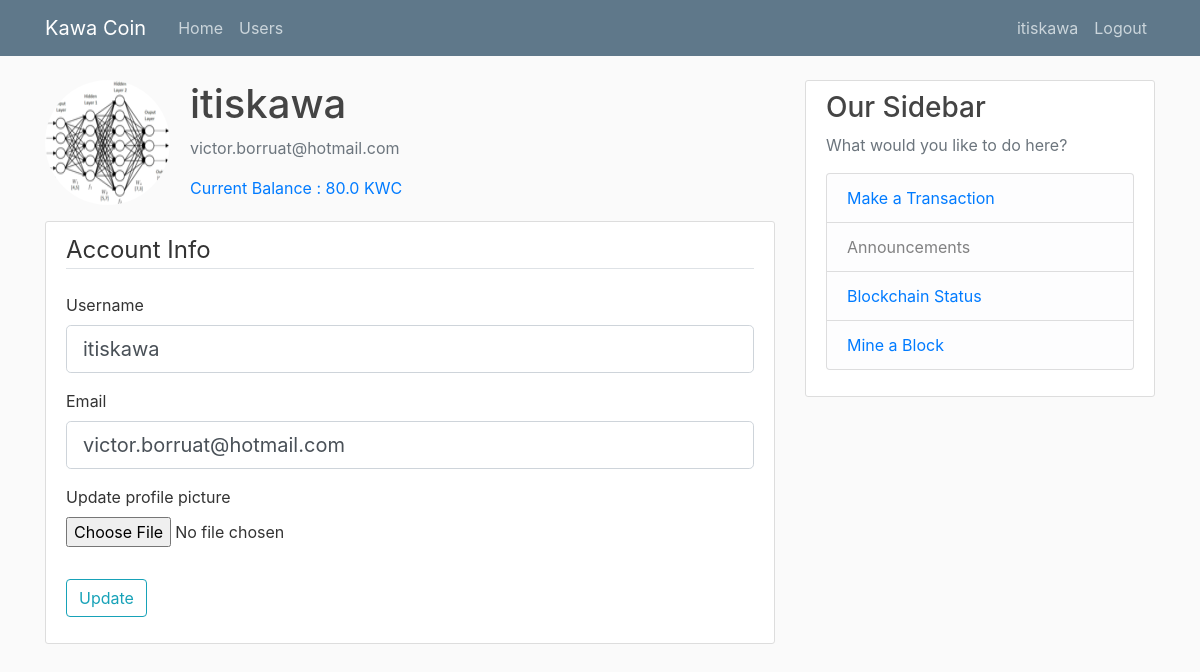
Page /account (signed in) on the earlier database version.
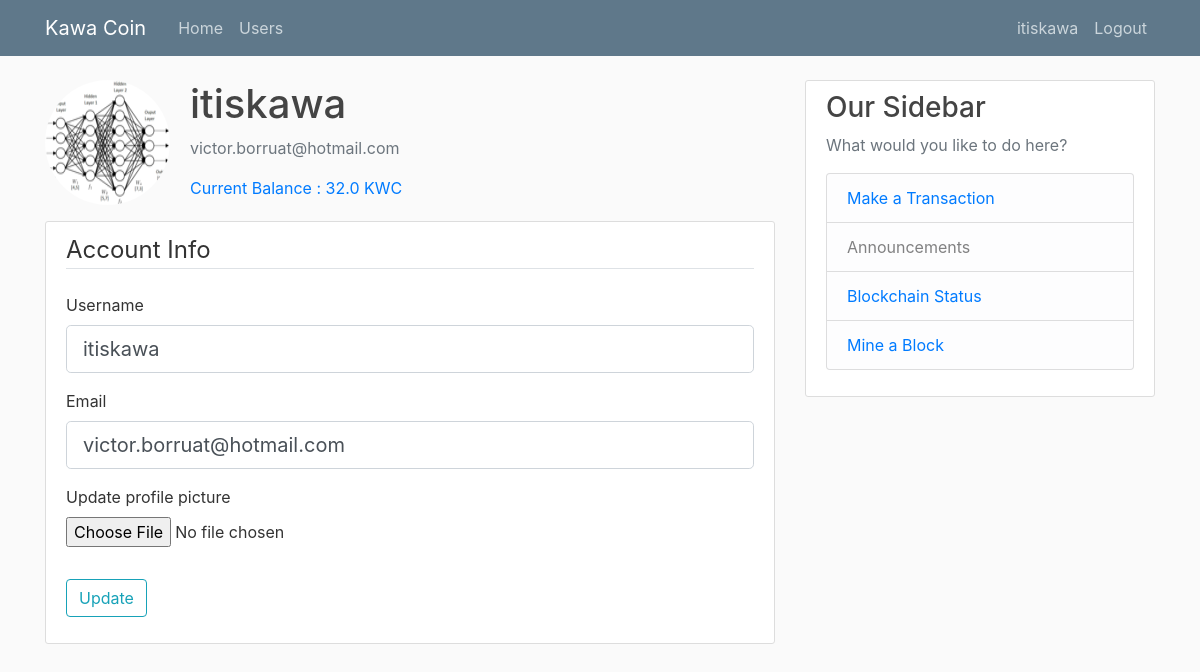
Same page on the later database version.
### webapp/models.py (models this page shows, shortened)
class User(db.Model, UserMixin):
    id = db.Column(db.Integer, primary_key=True)
    username = db.Column(db.String(20), unique=True, nullable=False)
    email = db.Column(db.String(120), unique=True, nullable=False)
    balance = db.Column(db.Float, default=0.0)
    image_file = db.Column(db.String(20), nullable=False, default='default.jpg')
    password = db.Column(db.String(60), nullable=False)
    posts = db.relationship('Post', backref='author', lazy=True) # not a Column, runs an additional quer

### webapp/routes.py (the view)
@app.route("/account", methods=['GET', 'POST'])
@login_required
def account():
    form = UpdateAccountForm()
    if form.picture.data:
        picture_file = save_picture(form.picture.data)
        current_user.image_file = picture_file
    if form.validate_on_submit():
        current_user.username = form.username.data # updates data in DatabAse directly
        current_user.email = form.email.data
        db.session.commit()
        flash('Your account has been updated', 'success')
        redirect(url_for('account'))
    elif request.method == 'GET':
        form.username.data = current_user.username
        form.email.data = current_user.email
    image_file = url_for('static', filename='profile_pics/' + current_user.image_file)
    return render_template('account.html', title=current_user.username, image_file=image_file, form= form)

### webapp/forms.py (shortened to what this page needs)
class UpdateAccountForm(FlaskForm):
    username = StringField('Username',
                validators=[DataRequired(), Length(min=2, max=20)])
    email = StringField('Email',
                        validators=[DataRequired(), Email()])
    picture = FileField('Update profile picture', validators=[FileAllowed(['jpg', 'png'])])
    submit = SubmitField('Update')

### webapp/models.py (called while the page is built)
@loginManager.user_loader
def loadUser(user_id):
    return User.query.get(int(user_id))

### webapp/templates/account.html (shortened to what this page needs)
{% extends "layout.html" %}
{% block content %}
        <div class="media">
          <img class="rounded-circle account-img" src="{{ image_file }}">
          <div class="media-body">
            <h2 class="account-heading">{{current_user.username}}</h2>
            <p class="text-secondary">{{ current_user.email}}</p>
            <p class = "text-primary">Current Balance : {{ current_user.balance}} KWC</p>
          </div>
        </div>
        <div class="content-section">
            <form method="POST" action="" enctype="multipart/form-data">
                <fieldset class="form-group">
                    <legend class="border-bottom mb-4">Account Info</legend>
                    <div class="form-group">
                        {{ form.username.label(class="form-control-label") }}
                        {% if form.username.errors %}
                            {{ form.username(class="form-control form-control-lg is-invalid") }}
                            <div class="invalid-feedback">
                                {% for error in form.username.errors %}
                                    <span>{{ error }}</span>
                                {% endfor %}
                            </div>
                        {% else %}
                            {{ form.username(class="form-control form-control-lg") }}
                        {% endif %}
                    </div>
                    <div class="form-group">
                        {{ form.email.label(class="form-control-label") }}
                        {% if form.email.errors %}
                            {{ form.email(class="form-control form-control-lg is-invalid") }}
                            <div class="invalid-feedback">
                                {% for error in form.email.errors %}
                                    <span>{{ error }}</span>
                                {% endfor %}
                            </div>
                        {% else %}
                            {{ form.email(class="form-control form-control-lg") }}
                        {% endif %}
                    </div>
                    <div class="form-group">
                        {{ form.picture.label() }}
                        {{ form.picture(class = "form-control-file") }}
                    </div>
                </fieldset>
                <div class="form-group">
                    {{ form.submit(class="btn btn-outline-info") }}
                </div>
            </form>
      </div>
{% endblock content%}

### webapp/templates/layout.html (shortened to what this page needs)
<!DOCTYPE html>
<html>
<head>
     <link rel="stylesheet" href="https://stackpath.bootstrapcdn.com/bootstrap/4.3.1/css/bootstrap.min.css">
     <link rel="stylesheet" type="text/css" href="{{url_for('static', filename ='main.css')}}">
</head>
<body>
    <header class="site-header">
        <nav class="navbar navbar-expand-md navbar-dark bg-steel fixed-top">
        <div class="container">
            <a class="navbar-brand mr-4" href="/">Kawa Coin</a>
            <div class="collapse navbar-collapse" id="navbarToggle">
            <div class="navbar-nav mr-auto">
                <a class="nav-item nav-link" href="{{url_for('home')}}">Home</a>
                <a class="nav-item nav-link" href="{{url_for('users')}}">Users</a>
            </div>
            <div class="navbar-nav">
                {% if current_user.is_authenticated %}
                <a class="nav-item nav-link" href="{{url_for('account')}}">{{current_user.username}}</a>
                <a class="nav-item nav-link" href="{{url_for('logout')}}">Logout</a>
                {% else %}
                    <a class="nav-item nav-link" href="{{url_for('login')}}">Login</a>
                    <a class="nav-item nav-link" href="{{url_for('register')}}">Register</a>
                {% endif %}
            </div>
            </div>
        </div>
        </nav>
    </header>
    <main role="main" class="container">
        <div class="row">
        <div class="col-md-8">
            {% block content %}{% endblock %}
        </div>
        <div class="col-md-4">
            <div class="content-section">
            <h3>Our Sidebar</h3>
            <p class='text-muted'>What would you like to do here?
                <ul class="list-group">
                <li class="list-group-item list-group-item-light">
                    <a href = "{{url_for('transaction')}}">Make a Transaction</a>
                </li>
                <li class="list-group-item list-group-item-light">Announcements</li>
                <li class="list-group-item list-group-item-light">
                    <a href = "{{url_for('blockchain_status')}}">Blockchain Status</a>
                </li>
                <li class="list-group-item list-group-item-light">
                    <a href = "{{url_for('mine')}}">Mine a Block</a>
                </li>
                </ul>
            </p>
            </div>
        </div>
        </div>
    </main>
</body>
</html>

### webapp/static/main.css (style rules this page uses)
body { background: #fafafa; color: #333333; margin-top: 5rem; }
h1, h2, h3, h4, h5, h6 { color: #444444; }
.bg-steel { background-color: #5f788a; }
.site-header .navbar-nav .nav-link { color: #cbd5db; }
.content-section { background: #ffffff; padding: 10px 20px; border: 1px solid #dddddd; border-radius: 3px; margin-bottom: 20px; }
.account-img { height: 125px; width: 125px; margin-right: 20px; margin-bottom: 16px; }
.account-heading { font-size: 2.5rem; }

Differences in the rows shown:
changed User "itiskawa": balance "80.0" → "32.0"
